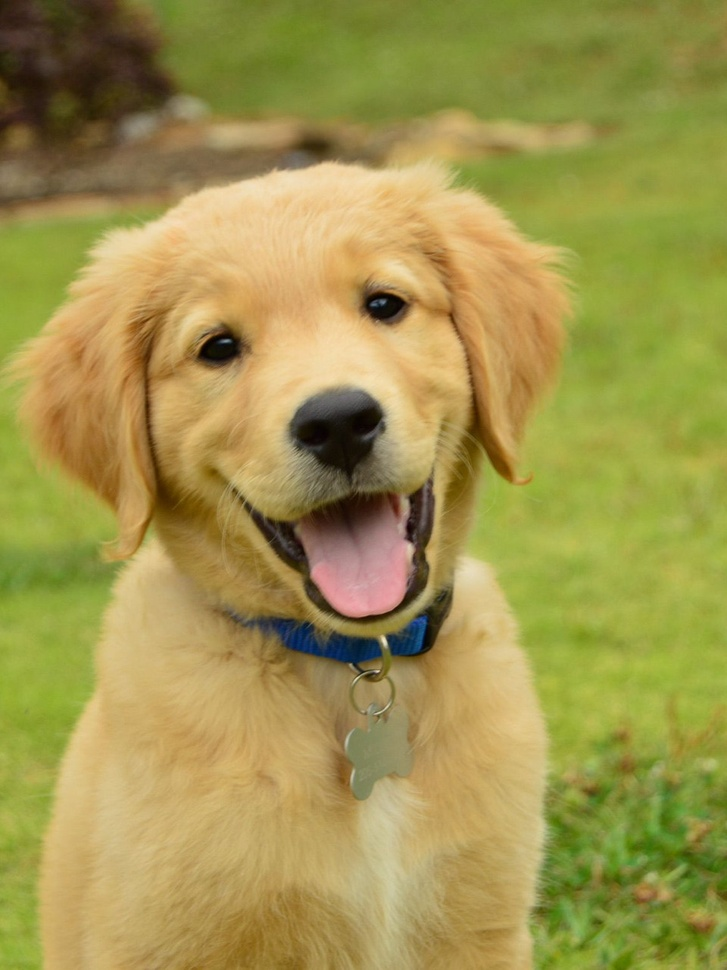
#> input picture lab7/dog.jpeg, 727 x 970 px, shrunk from 960 x 1281 before the run
$ jupyter execute lab7.ipynb
#> lines starting #> are read from the running program, lines starting #| are printed output that depends on the picture; long printed decimals are rounded
[cell 1]
from PIL import Image, ImageDraw
import numpy as np

# A

[cell 2]
four_mask = [(0, 1), (1, 0), (0, -1), (-1, 0)]
eight_mask = [(0, 1), (1, 0), (0, -1), (-1, 0), (1, 1), (1, -1), (-1, 1), (-1, -1)]

[cell 3]
image = Image.open('dog.jpeg')
#> image is the input picture: PIL image 727x970 RGB; mean R, G, B 160.8, 149.3, 78.1
d4 = image.copy()
d8 = image.copy()

d4_iter = ImageDraw.Draw(d4)
d8_iter = ImageDraw.Draw(d8)

width=image.width
#> width = 727
height=image.height
#> height = 970

for x in range(width):
    for y in range(height):
        for dx, dy in four_mask:
            nx, ny = x + dx, y + dy
            if 0 <= nx < width and 0 <= ny < height and image.getpixel((nx, ny)) == image.getpixel((x, y)):
                d4_iter.line([(x, y), (nx, ny)], fill=(0, 255, 0), width=1)

        for dx, dy in eight_mask:
            nx, ny = x + dx, y + dy
            if 0 <= nx < width and 0 <= ny < height and image.getpixel((nx, ny)) == image.getpixel((x, y)):
                d8_iter.line([(x, y), (nx, ny)], fill=(0, 255, 0), width=1)

d4.show()
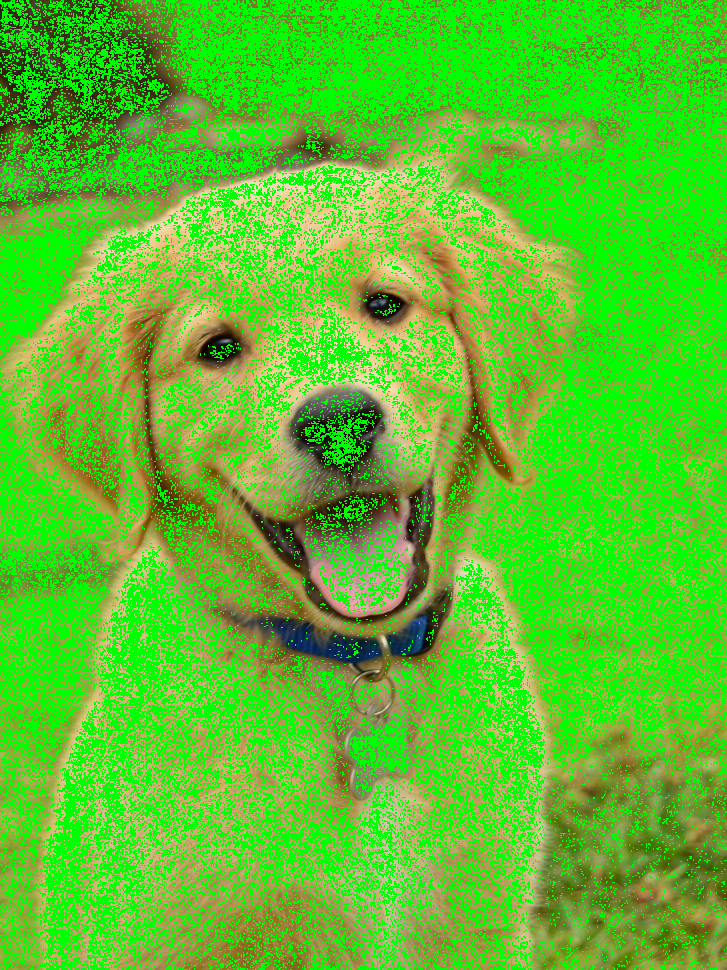
#> shown: PIL image 727x970 RGB; mean R, G, B 90.8, 192.6, 44.5
d8.show()
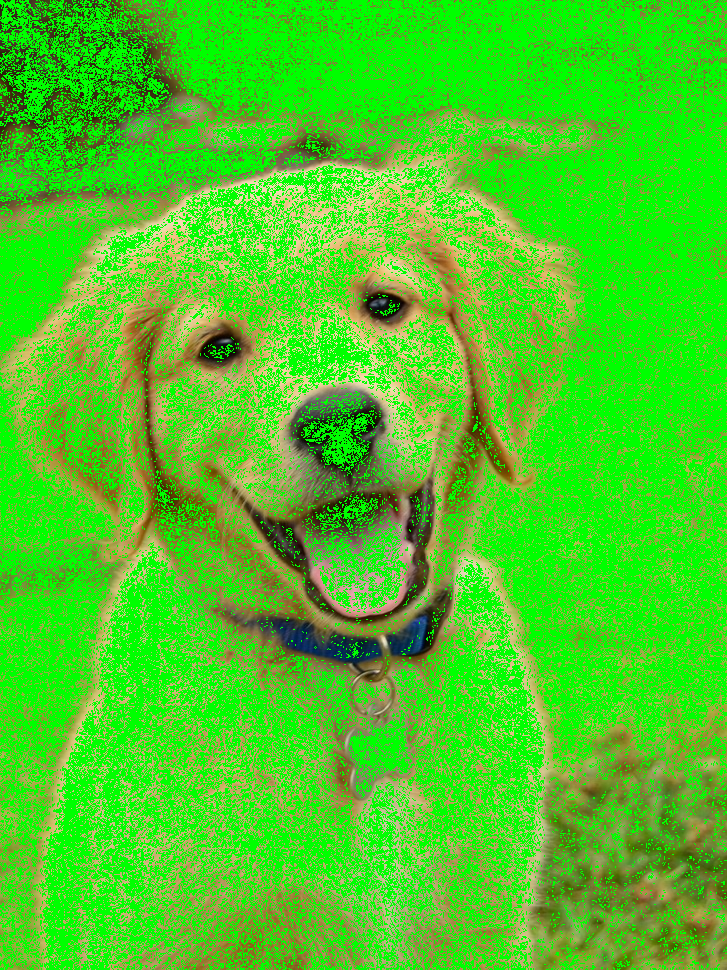
#> shown: PIL image 727x970 RGB; mean R, G, B 75.9, 201.8, 37.2

# B

[cell 4]
def manhattan(p1: tuple, p2: tuple)->int:
    return abs(p1[0]-p2[0])+abs(p1[1]-p1[1])

[cell 5]
def euclidean(p1: tuple, p2: tuple)->float:
    return np.sqrt((p1[0]-p2[0])**2 + (p1[1]-p2[1])**2)

[cell 6]
def chessboard(p1: tuple, p2: tuple)->int:
    return max(abs(p1[0]-p2[0]), abs(p1[1]-p2[1]))

[cell 7]
image = Image.open('dog.jpeg').convert('L')
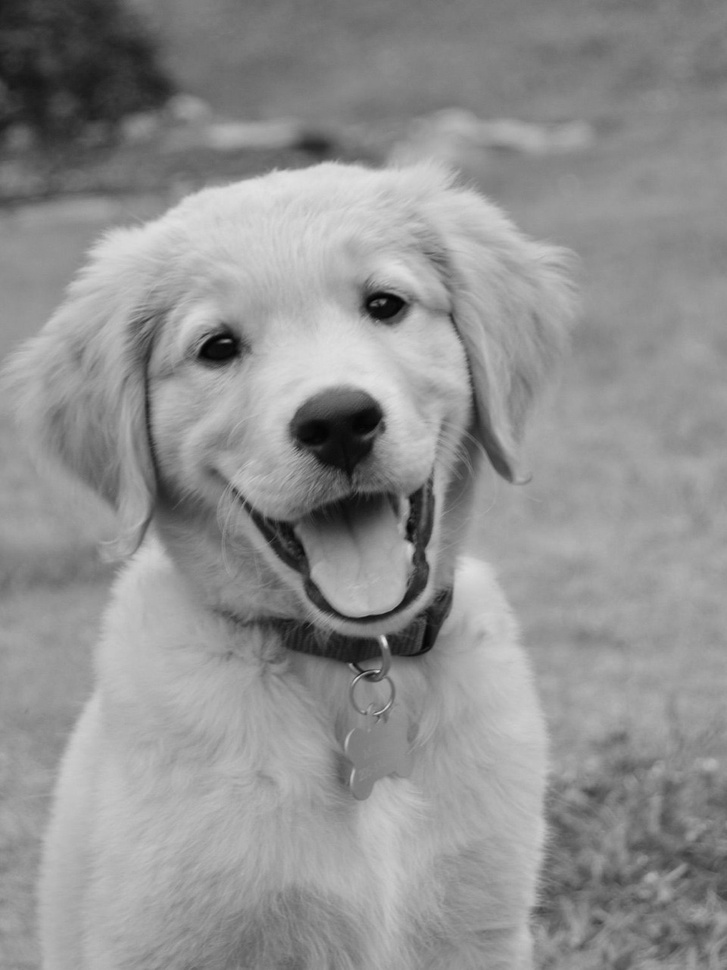
#> image: PIL image 727x970 L; min 1, max 230, mean 144.6

P = (50, 50)
Q = (100, 100)

pixel_value_P = image.getpixel(P)
#> pixel_value_P = 54
pixel_value_Q = image.getpixel(Q)
#> pixel_value_Q = 49

euclidean_distance = np.linalg.norm(np.array(P) - np.array(Q))

manhattan_distance = abs(P[0] - Q[0]) + abs(P[1] - Q[1])

chebyshev_distance = max(abs(P[0] - Q[0]), abs(P[1] - Q[1]))

print(f"Pixel value at P: {pixel_value_P}")
#| Pixel value at P: 54
print(f"Pixel value at Q: {pixel_value_Q}")
#| Pixel value at Q: 49
print(f"Euclidean distance: {euclidean_distance}")
print(f"Manhattan distance: {manhattan_distance}")
print(f"Chebyshev distance: {chebyshev_distance}")

# C

[cell 8]
image = Image.open('dog.jpeg')
gray_image = image.convert('L')

P = (50, 50)
Q = (100, 100)

gray_pixel_value_P = gray_image.getpixel(P)
#> gray_pixel_value_P = 54
rgb_pixel_value_P = image.getpixel(P)
#> rgb_pixel_value_P = (68, 52, 29)

gray_pixel_value_Q = gray_image.getpixel(Q)
#> gray_pixel_value_Q = 49
rgb_pixel_value_Q = image.getpixel(Q)
#> rgb_pixel_value_Q = (62, 49, 17)

rgb_euclidean_distance = np.linalg.norm(np.array(rgb_pixel_value_P) - np.array(rgb_pixel_value_Q))
#> rgb_euclidean_distance = 13.75

print(f"Grayscale pixel value at P: {gray_pixel_value_P}")
#| Grayscale pixel value at P: 54
print(f"RGB pixel value at P: {rgb_pixel_value_P}")
#| RGB pixel value at P: (68, 52, 29)
print(f"Grayscale pixel value at Q: {gray_pixel_value_Q}")
#| Grayscale pixel value at Q: 49
print(f"RGB pixel value at Q: {rgb_pixel_value_Q}")
#| RGB pixel value at Q: (62, 49, 17)
print(f"Euclidean distance between pixels P and Q in RGB plane: {rgb_euclidean_distance}")
#| Euclidean distance between pixels P and Q in RGB plane: 13.748
